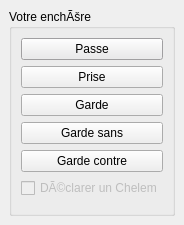
<ui version="4.0" >
 <class>EncheresUI</class>
 <widget class="QDialog" name="EncheresUI" >
  <property name="geometry" >
   <rect>
    <x>0</x>
    <y>0</y>
    <width>171</width>
    <height>225</height>
   </rect>
  </property>
  <property name="windowTitle" >
   <string>EnchÃšres</string>
  </property>
  <property name="modal" >
   <bool>true</bool>
  </property>
  <layout class="QGridLayout" >
   <property name="margin" >
    <number>9</number>
   </property>
   <property name="spacing" >
    <number>6</number>
   </property>
   <item row="0" column="0" >
    <widget class="QGroupBox" name="groupBox" >
     <property name="palette" >
      <palette>
       <active>
        <colorrole role="Highlight" >
         <brush brushstyle="SolidPattern" >
          <color alpha="255" >
           <red>0</red>
           <green>0</green>
           <blue>0</blue>
          </color>
         </brush>
        </colorrole>
        <colorrole role="Link" >
         <brush brushstyle="SolidPattern" >
          <color alpha="255" >
           <red>0</red>
           <green>0</green>
           <blue>0</blue>
          </color>
         </brush>
        </colorrole>
       </active>
       <inactive>
        <colorrole role="Highlight" >
         <brush brushstyle="SolidPattern" >
          <color alpha="255" >
           <red>235</red>
           <green>233</green>
           <blue>237</blue>
          </color>
         </brush>
        </colorrole>
        <colorrole role="Link" >
         <brush brushstyle="SolidPattern" >
          <color alpha="255" >
           <red>0</red>
           <green>0</green>
           <blue>255</blue>
          </color>
         </brush>
        </colorrole>
       </inactive>
       <disabled>
        <colorrole role="Highlight" >
         <brush brushstyle="SolidPattern" >
          <color alpha="255" >
           <red>51</red>
           <green>94</green>
           <blue>168</blue>
          </color>
         </brush>
        </colorrole>
        <colorrole role="Link" >
         <brush brushstyle="SolidPattern" >
          <color alpha="255" >
           <red>0</red>
           <green>0</green>
           <blue>255</blue>
          </color>
         </brush>
        </colorrole>
       </disabled>
      </palette>
     </property>
     <property name="title" >
      <string>Votre enchÃšre</string>
     </property>
     <layout class="QGridLayout" >
      <property name="margin" >
       <number>9</number>
      </property>
      <property name="spacing" >
       <number>6</number>
      </property>
      <item row="0" column="0" >
       <widget class="QPushButton" name="boutonPasse" >
        <property name="text" >
         <string>Passe</string>
        </property>
       </widget>
      </item>
      <item row="1" column="0" >
       <widget class="QPushButton" name="boutonPrise" >
        <property name="text" >
         <string>Prise</string>
        </property>
       </widget>
      </item>
      <item row="2" column="0" >
       <widget class="QPushButton" name="boutonGarde" >
        <property name="text" >
         <string>Garde</string>
        </property>
       </widget>
      </item>
      <item row="3" column="0" >
       <widget class="QPushButton" name="boutonGardeSans" >
        <property name="text" >
         <string>Garde sans</string>
        </property>
       </widget>
      </item>
      <item row="4" column="0" >
       <widget class="QPushButton" name="boutonGardeContre" >
        <property name="text" >
         <string>Garde contre</string>
        </property>
       </widget>
      </item>
      <item row="5" column="0" >
       <widget class="QCheckBox" name="chelem" >
        <property name="enabled" >
         <bool>false</bool>
        </property>
        <property name="text" >
         <string>DÃ©clarer un Chelem</string>
        </property>
       </widget>
      </item>
     </layout>
    </widget>
   </item>
  </layout>
 </widget>
 <resources/>
 <connections/>
</ui>
